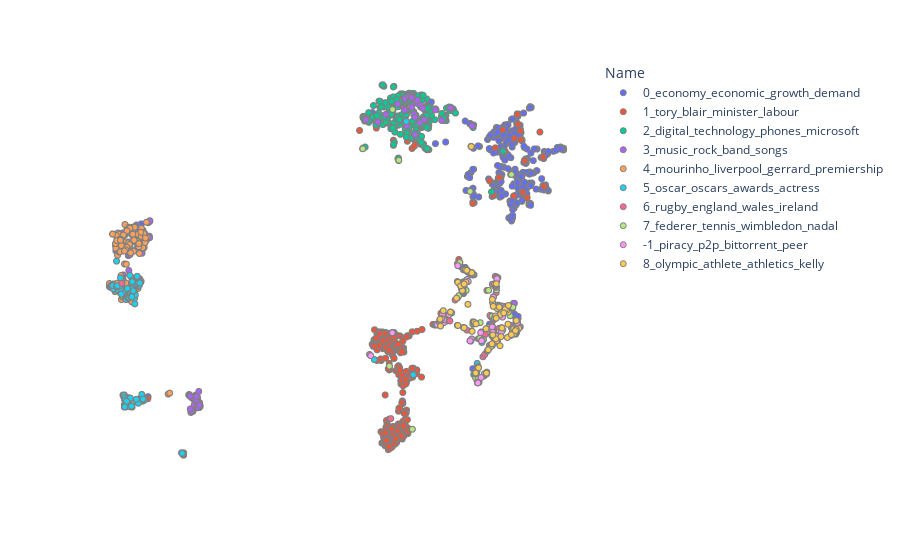

Write notebook code for a chart like this one.
### Code cell
# проекция текстовых эмбеддингов на плоскость. Цвет точки означает ее принадлежность к той или иной теме

scatter_texts(topic_model, texts, projected_texts)

### Figure 1 — Plotly figure (JSON) as saved in the notebook; plotly's stock layout.template omitted (floating-point values rounded to 4 significant figures; data arrays with more than 128 entries replaced by an {"elided": "..."} marker saying what was removed)
{"data": [{"customdata": {"elided": "482x4 mixed values"}, "hovertemplate": "<b>%{hovertext}</b><br><br>Name=%{customdata[1]}<extra></extra>", "hovertext": {"elided": "482 str values"}, "legendgroup": "0_economy_economic_growth_demand", "marker": {"color": "#636efa", "line": {"color": "Gray", "width": 1}, "symbol": "circle"}, "mode": "markers", "name": "0_economy_economic_growth_demand", "showlegend": true, "type": "scattergl", "x": {"elided": "482 float values"}, "xaxis": "x", "y": {"elided": "482 float values"}, "yaxis": "y"}, {"customdata": {"elided": "428x4 mixed values"}, "hovertemplate": "<b>%{hovertext}</b><br><br>Name=%{customdata[1]}<extra></extra>", "hovertext": {"elided": "428 str values"}, "legendgroup": "1_tory_blair_minister_labour", "marker": {"color": "#EF553B", "line": {"color": "Gray", "width": 1}, "symbol": "circle"}, "mode": "markers", "name": "1_tory_blair_minister_labour", "showlegend": true, "type": "scattergl", "x": {"elided": "428 float values"}, "xaxis": "x", "y": {"elided": "428 float values"}, "yaxis": "y"}, {"customdata": {"elided": "369x4 mixed values"}, "hovertemplate": "<b>%{hovertext}</b><br><br>Name=%{customdata[1]}<extra></extra>", "hovertext": {"elided": "369 str values"}, "legendgroup": "2_digital_technology_phones_microsoft", "marker": {"color": "#00cc96", "line": {"color": "Gray", "width": 1}, "symbol": "circle"}, "mode": "markers", "name": "2_digital_technology_phones_microsoft", "showlegend": true, "type": "scattergl", "x": {"elided": "369 float values"}, "xaxis": "x", "y": {"elided": "369 float values"}, "yaxis": "y"}, {"customdata": {"elided": "206x4 mixed values"}, "hovertemplate": "<b>%{hovertext}</b><br><br>Name=%{customdata[1]}<extra></extra>", "hovertext": {"elided": "206 str values"}, "legendgroup": "3_music_rock_band_songs", "marker": {"color": "#ab63fa", "line": {"color": "Gray", "width": 1}, "symbol": "circle"}, "mode": "markers", "name": "3_music_rock_band_songs", "showlegend": true, "type": "scattergl", "x": {"elided": "206 float values"}, "xaxis": "x", "y": {"elided": "206 float values"}, "yaxis": "y"}, {"customdata": {"elided": "185x4 mixed values"}, "hovertemplate": "<b>%{hovertext}</b><br><br>Name=%{customdata[1]}<extra></extra>", "hovertext": {"elided": "185 str values"}, "legendgroup": "4_mourinho_liverpool_gerrard_premiership", "marker": {"color": "#FFA15A", "line": {"color": "Gray", "width": 1}, "symbol": "circle"}, "mode": "markers", "name": "4_mourinho_liverpool_gerrard_premiership", "showlegend": true, "type": "scattergl", "x": {"elided": "185 float values"}, "xaxis": "x", "y": {"elided": "185 float values"}, "yaxis": "y"}, {"customdata": {"elided": "173x4 mixed values"}, "hovertemplate": "<b>%{hovertext}</b><br><br>Name=%{customdata[1]}<extra></extra>", "hovertext": {"elided": "173 str values"}, "legendgroup": "5_oscar_oscars_awards_actress", "marker": {"color": "#19d3f3", "line": {"color": "Gray", "width": 1}, "symbol": "circle"}, "mode": "markers", "name": "5_oscar_oscars_awards_actress", "showlegend": true, "type": "scattergl", "x": {"elided": "173 float values"}, "xaxis": "x", "y": {"elided": "173 float values"}, "yaxis": "y"}, {"customdata": {"elided": "151x4 mixed values"}, "hovertemplate": "<b>%{hovertext}</b><br><br>Name=%{customdata[1]}<extra></extra>", "hovertext": {"elided": "151 str values"}, "legendgroup": "6_rugby_england_wales_ireland", "marker": {"color": "#FF6692", "line": {"color": "Gray", "width": 1}, "symbol": "circle"}, "mode": "markers", "name": "6_rugby_england_wales_ireland", "showlegend": true, "type": "scattergl", "x": {"elided": "151 float values"}, "xaxis": "x", "y": {"elided": "151 float values"}, "yaxis": "y"}, {"customdata": {"elided": "87x4 mixed values"}, "hovertemplate": "<b>%{hovertext}</b><br><br>Name=%{customdata[1]}<extra></extra>", "hovertext": [" Women's football legend Mia Hamm has played her final game.  Hamm, 32, who officially retired after...", " Fifa president Sepp Blatter hopes Arsenal's Thierry Henry will be named World Player of the Year on...", " Tim Henman saved a match point before fighting back to defeat British rival Greg Rusedski 4-6 7-6 (...", " Marat Safin suffered a shock loss to unseeded Nicolas Kiefer in round one of the Dubai Tennis Champ...", " Former world number one Juan Carlos Ferrero insists he can get back to his best despite a tough sta...", " Andy Roddick will play Cyril Saulnier in the final of the SAP Open in San Jose on Sunday.  The Amer...", " World number one Roger Federer added the Dubai Championship trophy to his long list of successes - ...", " Fifteen-year-old Donald Young's first appearance in an ATP tennis tournament proved brief as the te...", " Second seed Andre Agassi suffered a comprehensive defeat by Jurgen Melzer in the quarter-finals of ...", " Top seed Roger Federer had to save two match points before squeezing past Juan Carlos Ferrero at th...", " Rafael Nadal continued his run of fine form to beat Guillermo Canas and reach the Mexican Open semi...", " Daniela Hantuchova moved into the quarter-finals of the Dubai Open, after beating Elene Likhotseva ...", " World number one Lindsay Davenport has criticised Wimbledon over the issue of equal prize money for...", " World number one Roger Federer added the Dubai Championship trophy to his long list of successes - ...", " Third seed Tim Henman slumped to a straight sets defeat in his rain-interrupted Dubai Open quarter-...", " Sania Mirza continued her remarkable rise with victory over US Open champion Svetlana Kuznetsova at...", " Daniela Hantuchova moved into the quarter-finals of the Dubai Open, after beating Elene Likhotseva ...", " Andrew Murray will become Britain's youngest-ever Davis Cup player after it was confirmed he will p...", " World number one Lindsay Davenport has criticised Wimbledon over the issue of equal prize money for...", " Venus Williams suffered a first-round defeat for the first time in four years at the Dubai Champion...", " Veteran Spaniard Conchita Martinez came from a set down to beat Italian Roberta Vinci at the Qatar ...", " Serena Williams has moved up five places to second in the world rankings after her Australian Open ...", " Martina Hingis makes her return to competitve tennis after two years out of the game at the Volvo W...", " Tennis star Kim Clijsters will make her return from a career-threatening injury at the Antwerp WTA ...", " Lleyton Hewitt suffered a shock defeat to Taylor Dent in the quarter-finals of the Australian Hardc...", " Serena Williams has angrily rejected claims that she and sister Venus are a declining force in tenn...", " Top seed Lindsay Davenport booked her place in the last 16 of the Australian Open with a convincing...", " Sania Mirza, the first Indian woman to reach the third round of a Grand Slam tennis event, has lost...", " Tim Henman's decision to quit Davis Cup tennis has left the British team with a gargantuan void to ...", " Lleyton Hewitt gave himself the perfect preparation for next week's Australian Open with victory ov...", " Top seed Guillermo Coria went out of the Heineken Open in Auckland on Thursday with a surprise loss...", " Second seed Joachim Johansson won his second career title with a 7-5 6-3 win over Taylor Dent at th...", " Martina Hingis has admitted that she might consider a competitive return to tennis if an appearance...", " Slovakia clinched the Hopman Cup for the second time by beating Argentina 3-0 in Saturday's final i...", " Elena Dementieva swept aside defending champion Venus Williams 6-3 6-2 to win Hong Kong's Champions...", " Mark Philippoussis withdrew from the Sydney International tennis tournament as expected on Sunday a...", " Lleyton Hewitt suffered a shock defeat to Taylor Dent in the quarter-finals of the Australian Hardc...", " Roger Federer reached the last four of the Qatar Open with an easy 6-1 6-2 win over seventh seed Fe...", " Lindsay Davenport has put any talk of retirement on hold after having a largely injury-free 2004 ca...", " Martina Navratilova has defended her decision to prolong her tennis career at the age of 48.  Navra...", " French prodigy Gael Monfils underlined his huge promise by beating French Open champion Gaston Gaud...", " Justine Henin-Hardenne lost to Elena Dementieva in a comeback exhibition match in Belgium on Sunday...", " Spain won the Davis Cup for the second time in their history when Carlos Moya beat the USA's Andy R...", " Jennifer Capriati has become the third leading lady to withdraw from the Australian Open because of...", " Tim Henman opened his 2005 campaign with a 6-1 7-5 victory over Argentine David Nalbandian at the K...", " Carlos Moya described Spain's Davis Cup victory as the highlight of his career after he beat Andy R...", " Carlos Moya described Spain's Davis Cup victory as the highlight of his career after he beat Andy R...", " Jennifer Capriati has become the third leading lady to withdraw from the Australian Open because of...", " The United States kept the Davis Cup final alive with victory in Saturday's doubles rubber, leaving...", " Roger Federer - nice bloke, fantastic tennis player - the ultimate sportsman.  When Lleyton Hewitt ...", " Amelie Mauresmo and Maria Sharapova won their opening matches at the Tour Championships in Los Ange...", " Andre Agassi's involvement in the Australian Open was put in doubt after he pulled out of the Kooyo...", " British number one Tim Henman will face France's Cyril Saulnier in the first round of next week's A...", " Fifth seed Carlos Moya was the first big name to fall at the Australian Open as he went down to fel...", " Kim Clijsters has denied reports that she has pulled out of January's Australian Open because of he...", " Kim Clijsters has denied reports that she has pulled out of January's Australian Open because of he...", " Andre Agassi put in an erratic display before edging into the fourth round of the Australian Open w...", " Andy Roddick has ended an 18-month association with coach Brad Gilbert which yielded the US Open ti...", " Andy Roddick is reportedly close to confirming US Davis Cup assistant Dean Goldfine as his new coac...", " Home favourite Lleyton Hewitt came through a dramatic five-set battle with Argentine David Nalbandi...", " Olympic champion Justine Henin-Hardenne will return to action in January's Sydney International tou...", " Stefan Koubek says he has been banned for three months by the International Tennis Federation (ITF)...", " Lleyton Hewitt kept his dream of an Australian Open title alive with a four-set win over Andy Roddi...", " Australian tennis' top official has defended the Australian Open courts at Melbourne Park after cri...", " Serena Williams staged a remarkable recovery to beat Lindsay Davenport and win her second Australia...", " Newly-crowned Australian Open champion Marat Safin has ruled out any chance of winning Wimbledon in...", " Newly-crowned Australian Open champion Marat Safin has ruled out any chance of winning Wimbledon in...", " Result: Nadal 6-7 (6/8) 6-2 7-6 (8/6) 6-2 Roddick  Spain's Rafael Nadal beats Andy Roddick of the U...", " Tim Henman was named player of the year for 2004 by the Lawn Tennis Association at Wimbledon on Mon...", " \"Do you have it in your heart? How much guts do you have? How much do you hate to lose?\"  These are...", " Australian tennis coach Tony Roche has turned down an approach from Roger Federer to be the world n...", " The last year has seen one player dominate men's tennis, and one country dominate the women's game....", " Mark Philippoussis is almost certain to miss the Australian Open after suffering a groin injury dur...", " Slovakia will play Argentina in the final of the Hopman Cup after beating Group B rivals the Nether...", " American Taylor Dent reached the final of the Australian hardcourt event in Adelaide with a crushin...", " Carlos Moya has chosen not to help Spain try and defend the Davis Cup crown they won in Seville in ...", " Tim Henman has retired from Great Britain's Davis Cup team.  The 30-year-old, who made his Davis Cu...", " Serbia's Ana Ivanovic captured her first WTA title with a straight-sets victory over Hungarian Meli...", " Marat Safin admitted he thought he was suffering another Australian Open final nightmare when he lo...", " Conchita Martinez won her first title in almost five years with victory over Anna-Lena Groenefeld a...", " Fifth seed Robin Soderling took the Milan Indoors title with a dramatic win over Radek Stepanek in ...", " Greg Rusedski was forced to withdraw from the Open 13 in Marseille on Thursday with a rib injury.  ...", " Top-seeded Americans Andy Roddick and Andre Agassi survived minor scares to reach the last eight of...", " Unseeded Nicolas Almagro became the fifth Spaniard to reach the last eight at the Buenos Aires Open...", " Second seed Andre Agassi suffered a comprehensive defeat by Jurgen Melzer in the quarter-finals of ...", " Teenager Sania Mirza completed a superb week at the Hyderabad Open by becoming the first Indian in ...", " Andy Roddick will play Cyril Saulnier in the final of the SAP Open in San Jose on Sunday.  The Amer..."], "legendgroup": "7_federer_tennis_wimbledon_nadal", "marker": {"color": "#B6E880", "line": {"color": "Gray", "width": 1}, "symbol": "circle"}, "mode": "markers", "name": "7_federer_tennis_wimbledon_nadal", "showlegend": true, "type": "scattergl", "x": [10.6, 11.02, 10.62, 11.09, 11.42, 9.945, 10.02, 10.6, 7.872, 11.7, 11.79, 11.91, 11.78, 11.21, 10.86, 11.06, 10.16, 11.75, 10.17, 10.68, 11.23, 11.87, 11.08, 10.04, 10.48, 10.92, 9.999, 11.8, 11.05, 10.64, 11.27, 6.647, 10.57, 11.34, 11.51, 9.128, 9.913, 11.8, 7.554, 9.927, 11.22, 11.86, 11.2, 10.18, 11.05, 10.99, 10.15, 10.59, 10.34, 11.13, 11.35, 11.23, 11.14, 10.33, 11.83, 11.26, 10.17, 11.07, 10.88, 7.659, 10.47, 11.14, 10.58, 11.84, 10.29, 11.19, 11.11, 10.83, 10.39, 10.91, 9.338, 10.38, 11.41, 10.58, 8.333, 10.87, 10.86, 9.67, 10.49, 10.05, 11.65, 9.906, 10.75, 11.45, 9.318, 10.78, 10.07], "xaxis": "x", "y": [3.35, 4.499, 4.742, 4.801, 5.754, 7.184, 6.315, 3.452, 10.47, 10.01, 4.991, 5.022, 4.886, 5.783, 3.658, 5.89, 6.286, 5.743, 6.929, 4.676, 5.807, 4.935, 4.834, 6.212, 3.478, 6.287, 6.335, 5.041, 5.459, 5.247, 4.942, 10.84, 3.446, 5.783, 5.679, 5.189, 6.118, 4.941, 3.85, 6.497, 5.786, 4.995, 6.565, 6.95, 4.984, 5.111, 6.926, 3.327, 4.704, 4.88, 5.651, 4.674, 5.45, 4.709, 4.969, 5.757, 6.936, 4.872, 4.344, 12.1, 3.605, 6.427, 3.336, 5.03, 9.468, 6.304, 6.463, 3.584, 6.808, 5.091, 5.395, 5.216, 5.016, 3.348, 1.822, 4.332, 3.606, 5.563, 3.614, 6.22, 5.469, 6.545, 4.705, 5.747, 5.406, 3.61, 6.562], "yaxis": "y"}, {"customdata": {"elided": "73x4 mixed values"}, "hovertemplate": "<b>%{hovertext}</b><br><br>Name=%{customdata[1]}<extra></extra>", "hovertext": [" A judge has dismissed an attempt by Russian oil giant Yukos to gain bankruptcy protection in the US...", " Russian oil firm Yukos has sued four companies for their role in last year's forced state auction o...", " Yukos has said a US bankruptcy court will decide whether to block Russia's impending auction of its...", " A former FBI agent and an internet stock picker have been found guilty of using confidential US gov...", " Lessons on music piracy and copyright issues are to be taught to secondary school pupils in the UK....", " A campaign has been launched to help independent labels get their music online and benefit from the...", " A major distributor of pirated DVDs of Bollywood films has been sent to prison for three years.  Ja...", " Pro-hunt supporters are set to protest at Labour's spring conference.  The Countryside Alliance say...", " Anglers and fishermen could find themselves prosecuted under plans to crack down on animal cruelty,...", " Fox hunting with dogs is now illegal in England and Wales after a ban on the activity came into for...", " Thousands of hunt supporters have been out on the first day of hunting in England and Wales after t...", " The law banning hunting with dogs in England and Wales is enforceable and \"very clear\", Alun Michae...", " The new law banning hunting with dogs is \"so poorly drafted\" no-one can define the offence, pro-hun...", " The IAAF - athletics' world governing body - has met anti-doping officials, coaches and athletes to...", " Greek athletics' governing body has postponed by two weeks the judgement on sprinters Costas Kenter...", " Kostas Kenteris' lawyer has called for the doping charges against the Greek sprinter to be dropped....", " Greek sprinters Kostas Kenteris and Katerina Thanou have appeared before an independent tribunal wh...", " Sprinter Michelle Collins has lodged an appeal against her eight-year doping ban with the North Ame...", " Greek sprinters Kostas Kenteris and Katerina Thanou have been suspended after failing to take drugs...", " Sprinter Michelle Collins has received an eight-year ban for doping offences after a hearing at the...", " An investigation into doping claims against Marion Jones has been opened by the International Olymp...", " World Anti-Doping Agency (WADA) chief Dick Pound says Marion Jones should be stripped of all her me...", " Banned American sprinter Kelli White says she knowingly took steroids given to her by Bay Area Lab ...", " A US judge has set a preliminary trial date for the Balco steroid distribution case which has rocke...", " Greek sprinter Kostas Kenteris has denied claims that he faked a motorbike crash to avoid a doping ...", " Kostas Kenteris and Katerina Thanou will fight the provisional two-year bans imposed on them by the...", " Marion Jones has filed a lawsuit for defamation against Balco boss Victor Conte following his alleg...", " Kostas Kenteris and Katerina Thanou are yet to respond to doping charges from the International Ass...", " Greek sprinters Kostas Kenteris and Katerina Thanou are expected to find out on Wednesday if they w...", " Katerina Thanou is confident she and fellow sprinter Kostas Kenteris will not be punished for missi...", " The World Anti-Doping Agency (Wada) will appeal against the acquittal of Kostas Kenteris and Kateri...", " The careers of sprinters Kostas Kenteris and Katerina Thanou are over, says the boss of the organis...", " The International Association of Athletics Federations will appeal against the acquittal of Greek a...", " Sprinters Kostas Kenteris and Katerina Thanou have been cleared of doping offences by an independen...", " Marion Jones has filed a lawsuit for defamation against Balco boss Victor Conte following his alleg...", " Greek sprinter Katerina Thanou says she is eager to compete again after being cleared of missing a ...", " The trial date for the Bay Area Laboratory Cooperative (Balco) steroid distribution case has been p...", " World 100m champion Kim Collins says suspended sprinter Dwain Chambers should be allowed to compete...", " Iranian striker Vahid Hashemian will not travel to Israel for Bayern Munich's Champions League matc...", " US Open champion Svetlana Kuznetsova has tested positive for a banned drug, according to Belgian au...", " Greg Rusedski has criticised the governing body of men's tennis for not releasing contamination-fre...", " The Belgian sports minister at the centre of the Svetlana Kuznetsova doping row says he will not ap...", " The global web blog community is being called into action to lend support to two imprisoned Iranian...", " The movie industry has struck out at file-sharing networks with another round of lawsuits in the US...", " DVDs will be harder to copy thanks to new anti-piracy measures devised by copy protection firm Macr...", " Ask Jeeves has bought the Bloglines website to improve the way it handles content from web journals...", " The first convictions for piracy over peer-to-peer networks have been handed down in the US.  New Y...", " Americans are becoming avid blog readers, with 32 million getting hooked in 2004, according to new ...", " Voting is under way for the annual Bloggies which recognise the best web blogs - online spaces wher...", " The body that represents the US movie industry has released its latest tool in its campaign to clam...", " A Norwegian student who ran a website which linked to downloadable MP3 files has been ordered to pa...", " Web logs or blogs are everywhere, with at least an estimated five million on the web and that numbe...", " Some of the most vivid descriptions of the devastation in southern Asia are on the internet - in th...", " Musicians are embracing the internet as a way of reaching new fans and selling more music, a survey...", " Software giant Microsoft is taking the plunge into the world of blogging.  It is launching a test s...", " The term \"blog\" has been chosen as the top word of 2004 by a US dictionary publisher.  Merriam-Webs...", " Legal attacks on websites that help people swap pirated films have forced the development of a syst...", " Software giant Microsoft is taking the plunge into the world of blogging.  It is launching a test s...", " Soon you could go hunting via the net.  A Texas company is considering letting web users use a remo...", " Music download networks are proving popular not just with an audience of youngsters keen to take ad...", " Movie studio efforts to stop pirated films being shared on peer-to-peer networks have claimed a hig...", " Music downloading, for those that have rejected the free peer to peer services, can be a costly bus...", " Technology firms Sony, Philips, Matsushita and Samsung are developing a common way to stop people p...", " Peer-to-peer (P2P) networks are here to stay, and are on the verge of being exploited by commercial...", " Legal attacks on websites that help people swap pirated films have forced the development of a syst...", " Music downloading, for those that have rejected the free peer to peer services, can be a costly bus...", " Music and film fans will be able to control their digital media players just by speaking to them, u...", " The first convictions for piracy over peer-to-peer networks have been handed down in the US.  New Y...", " Technology firms Sony, Philips, Matsushita and Samsung are developing a common way to stop people p...", " Ask Jeeves has bought the Bloglines website to improve the way it handles content from web journals...", " Two men who were part of a huge network of internet software pirates, known as Drink Or Die, have b...", " Judges at the US Supreme Court have been hearing evidence for and against file-sharing networks.  T...", " Peer-to-peer (P2P) networks are here to stay, and are on the verge of being exploited by commercial..."], "legendgroup": "-1_piracy_p2p_bittorrent_peer", "marker": {"color": "#FF97FF", "line": {"color": "Gray", "width": 1}, "symbol": "circle"}, "mode": "markers", "name": "-1_piracy_p2p_bittorrent_peer", "showlegend": true, "type": "scattergl", "x": [10.34, 9.579, 10.1, 11.19, 11.37, 9.168, 11.41, 11.88, 10.67, 11.15, 10.41, 11.14, 10.17, 9.874, 10.01, 10.09, 6.916, 11.4, 10.5, 10.89, 11.36, 9.279, 11.15, 10.03, 11.0, 10.48, 9.389, 9.308, 9.259, 11.98, 10.56, 11.89, 10.01, 11.07, 10.05, 9.351, 10.34, 11.04, 11.07, 10.09, 9.178, 10.2, 10.07, 10.1, 9.256, 9.355, 9.279, 11.81, 10.65, 11.17, 10.05, 10.56, 11.09, 11.86, 7.651, 10.3, 10.15, 10.27, 10.23, 10.84, 11.21, 10.7, 10.68, 10.35, 11.81, 11.04, 9.621, 11.73, 9.404, 11.73, 11.46, 11.07, 10.33], "xaxis": "x", "y": [10.9, 5.507, 5.086, 6.385, 5.781, 5.171, 5.764, 5.058, 3.487, 6.425, 5.256, 6.461, 6.62, 7.081, 6.361, 6.965, 4.187, 5.427, 3.663, 4.355, 4.941, 5.265, 5.377, 6.486, 5.061, 3.626, 5.243, 5.326, 5.341, 5.104, 3.311, 5.239, 6.394, 4.791, 6.326, 5.412, 4.719, 4.885, 4.832, 5.079, 5.182, 6.636, 5.095, 5.088, 5.252, 5.503, 5.313, 4.916, 4.926, 4.822, 6.244, 3.802, 6.067, 4.908, 4.922, 4.663, 6.922, 6.865, 6.574, 3.594, 6.659, 4.683, 4.668, 6.835, 4.901, 5.109, 5.582, 4.924, 5.346, 4.934, 5.723, 4.941, 10.92], "yaxis": "y"}, {"customdata": {"elided": "71x4 mixed values"}, "hovertemplate": "<b>%{hovertext}</b><br><br>Name=%{customdata[1]}<extra></extra>", "hovertext": [" Stars of the Eurovision Song Contest from the show's 50-year history are to compete against each ot...", " British hurdler Sarah Claxton is confident she can win her first major medal at next month's Europe...", " Sonia O'Sullivan has indicated that she would like to participate in next month's World Cross Count...", " Maurice Greene aims to wipe out the pain of losing his Olympic 100m title in Athens by winning a fo...", " Ethiopia's Tirunesh Dibaba set a new world record in winning the women's 5,000m at the Boston Indoo...", " Pole vaulter Yelena Isinbayeva broke her own indoor world record by clearing 4.89 metres in Lievin ...", " Sonia O'Sullivan will seek to regain her title at the Bupa Great Ireland Run on 9 April in Dublin. ...", " British triple jumper Ashia Hansen has ruled out a comeback this year after a setback in her recove...", " Britain's Jason Gardener shook off an upset stomach to win the 60m at Sunday's Leipzig Internationa...", " World and Commonwealth 100m champion Kim Collins will compete in the 60m at the Norwich Union Grand...", " Paula Radcliffe has been granted extra time to decide whether to compete in the World Cross-Country...", " World outdoor triple jump record holder and BBC pundit Jonathan Edwards believes Phillips Idowu can...", " Kenya's athletics body has reversed a ban on marathon runner Susan Chepkemei after she made an offi...", " Northern Ireland man James McIlroy is confident he can win his first major title at this weekend's ...", " UK Athletics has agreed a new deal with adidas to supply Great Britain squads of all ages with thei...", " Teenager LaShawn Merritt ran the third fastest indoor 400m of all time at the Fayetteville Invitati...", " London Marathon organisers are hoping that banned athlete Susan Chepkemei will still take part in t...", " World outdoor triple jump record holder and BBC pundit Jonathan Edwards believes Phillips Idowu can...", " Kenya's athletics body has suspended two-time London Marathon runner-up Susan Chepkemei from all co...", " Britain's Kelly Holmes marked her first appearance on home soil since winning double Olympic gold w...", " Susan Chepkemei has decided she is fit enough to run in next month's Great Edinburgh International ...", " Double Olympic champion Hicham El Guerrouj is set to make a rare appearance at the World Cross Coun...", " Double Olympic champion Kelly Holmes has been voted European Athletics (EAA) woman athlete of 2004 ...", " Darren Campbell has set his sights on running quicker than ever after deciding not to retire from s...", " Olympic pole vault champion Yelena Isinbayeva has confirmed she will take part in the 2005 Norwich ...", " 2004 won't be remembered as one of Irish athletics' great years.  The year began with that optimism...", " Former European 200m champion Dougie Walker is to retire from athletics after a series of six opera...", " Olympic 10,000m champion Kenenisa Bekele is determined to add the world indoor two mile record at F...", " Well, it's goodbye to another Olympic year and as usual there were plenty of highs and lows in Athe...", " Former Olympic champion Michael Johnson has accused Britain's top sprinters of lacking pride and am...", " This won't go down as one of the greatest marathons of Paula's career. But as a test of character, ...", " Paula Radcliffe faces arguably the biggest test of her career in the New York City Marathon on Sund...", " American Olympic stars Justin Gatlin and Joanna Hayes have been named the winners of the 2004 Jesse...", " Paula Radcliffe made a triumphant return to competitive running with victory in the New York Marath...", " UK Athletics has ended its search for a new performance director by appointing psychologist Dave Co...", " Paula Radcliffe has called for all athletes found guilty on drugs charges to be treated as criminal...", " Kelly Holmes will start 2005 with a series of races in Britain.  Holmes will make her first track a...", " Double Olympic 10,000m champion Haile Gebrselassie will race in the London Marathon for the next th...", " Kelly Holmes has been forced out of this weekend's European Indoor Athletics Championships after pi...", " Olympic heptathlon champion Carolina Kluft was full of admiration for Britain's Kelly Sotherton as ...", " Last April, Kelly Holmes spoke to the BBC Sport website about her loneliness, her fight to stay fit...", " Jason Gardener fought all the way to the line to narrowly claim the men's 60m title at the Norwich ...", " What have the European Indoor trials told us? Well, I think we could be heading to the European Cha...", " James McIlroy motored to the AAA's Indoor 800m title in Sheffied on Sunday in a time of one minute,...", " Jade Johnson edged out rival Kelly Sotherton with her last effort to claim the AAAs long jump title...", " Ballymena sprinter Paul Brizzel will be among eight of Ireland's European Indoor hopefuls competing...", " Jolanda Ceplak has urged Britain's Kelly Holmes to continue competing at the major championships.  ...", " James McIlroy stormed to his second international victory in less than a week, claiming the men's 8...", " Paula Radcliffe will compete in the Flora London Marathon this year after deciding her schedule for...", " Athletics fans endured a year of mixed emotions in 2004 as stunning victories went hand-in-hand wit...", " Mark Lewis-Francis says his Olympic success has made him determined to bag World Championship 100m ...", " Kelly Holmes has been chosen for both the 800m and 1500m at next month's European Indoor Championsh...", " Double Olympic champion Kelly Holmes was back to her best as she comfortably won the 1,000m at the ...", " Yelena Isinbayeva may have produced another world pole vault record, but her achievement could not ...", " Long jumper Chris Tomlinson has cut his schedule to ensure he is fully fit for the European Indoor ...", " It was back to official duties last week in my role as an ambassador to London's 2012 Olympic bid. ...", " Jade Johnson is undecided about whether to contest next month's European Indoor Championships in Ma...", " Jo Pavey will miss January's View From Great Edinburgh International Cross Country to focus on prep...", " Britain's Jason Gardener enjoyed a double 60m success in Glasgow in his first competitive outing si...", " World 5000m champion Eliud Kipchoge won the 9.2km race at the View From Great Edinburgh Cross Count...", " European cross-country champion Hayley Yelling completed a hat-trick of wins in the Reebok Cardiff ...", " Britain's Kathy Butler continued her impressive year with victory in Sunday's 25th Cross Internacio...", " Britain's Kathy Butler and Hayley Yelling were no match for Benita Johnson in the 51st Cross Intern...", " Kelly Holmes will start 2005 with a series of races in Britain.  Holmes will make her first track a...", " Two-time Olympic 10,000 metres champion Derartu Tulu has confirmed she will take part in the BUPA G...", " Allan Scott is confident of winning a medal at next week's European Indoor Championships after a so...", " Four British athletes have been pre-selected to compete at the World Cross Country Championships in...", " Jason Gardener says being made an MBE in the New Year Honours List underlines the achievement of Gr...", " Jamie Costin should be paralysed.  He says so himself in a matter-of-fact way as he recalls the car...", " Mark Lewis-Francis has stepped up his preparations for the new season by taking advice from British...", " Car-maker Honda's humanoid robot Asimo has just got faster and smarter.  The Japanese firm is a lea..."], "legendgroup": "8_olympic_athlete_athletics_kelly", "marker": {"color": "#FECB52", "line": {"color": "Gray", "width": 1}, "symbol": "circle"}, "mode": "markers", "name": "8_olympic_athlete_athletics_kelly", "showlegend": true, "type": "scattergl", "x": [10.44, 9.88, 11.38, 9.88, 11.69, 10.09, 11.13, 11.82, 11.59, 10.33, 11.2, 10.33, 11.58, 11.84, 10.84, 11.05, 11.34, 10.57, 11.32, 11.54, 10.86, 11.49, 10.9, 9.383, 9.628, 10.91, 10.09, 10.22, 11.31, 10.84, 11.22, 10.14, 10.85, 9.29, 11.12, 11.44, 11.17, 10.15, 10.05, 9.332, 11.13, 11.95, 9.833, 10.36, 11.56, 11.73, 10.03, 11.78, 11.04, 10.49, 11.15, 11.86, 11.78, 11.08, 9.972, 11.86, 10.35, 11.7, 11.84, 10.14, 9.273, 11.28, 11.18, 11.18, 11.06, 10.58, 11.6, 10.18, 10.33, 10.09, 10.48], "xaxis": "x", "y": [5.259, 5.158, 5.076, 6.546, 5.087, 5.085, 6.496, 4.909, 5.589, 6.82, 4.665, 10.91, 5.201, 4.98, 3.6, 5.995, 4.803, 3.83, 5.503, 5.653, 3.609, 5.685, 4.375, 5.634, 5.589, 4.377, 6.532, 5.839, 4.506, 5.054, 5.701, 6.951, 3.625, 5.141, 5.372, 5.561, 4.727, 6.549, 6.257, 5.38, 5.386, 5.068, 6.036, 4.97, 4.771, 5.032, 6.282, 5.057, 4.566, 5.212, 5.462, 5.314, 4.881, 5.773, 6.431, 5.04, 6.852, 4.864, 4.992, 6.951, 5.361, 5.75, 6.501, 5.392, 4.853, 3.795, 5.802, 6.93, 10.91, 6.491, 3.63], "yaxis": "y"}], "layout": {"legend": {"title": {"text": "Name"}, "tracegroupgap": 0}, "margin": {"t": 60}, "xaxis": {"anchor": "y", "domain": [0, 1], "title": {"text": "x"}, "visible": false}, "yaxis": {"anchor": "x", "domain": [0, 1], "title": {"text": "y"}, "visible": false}}}
